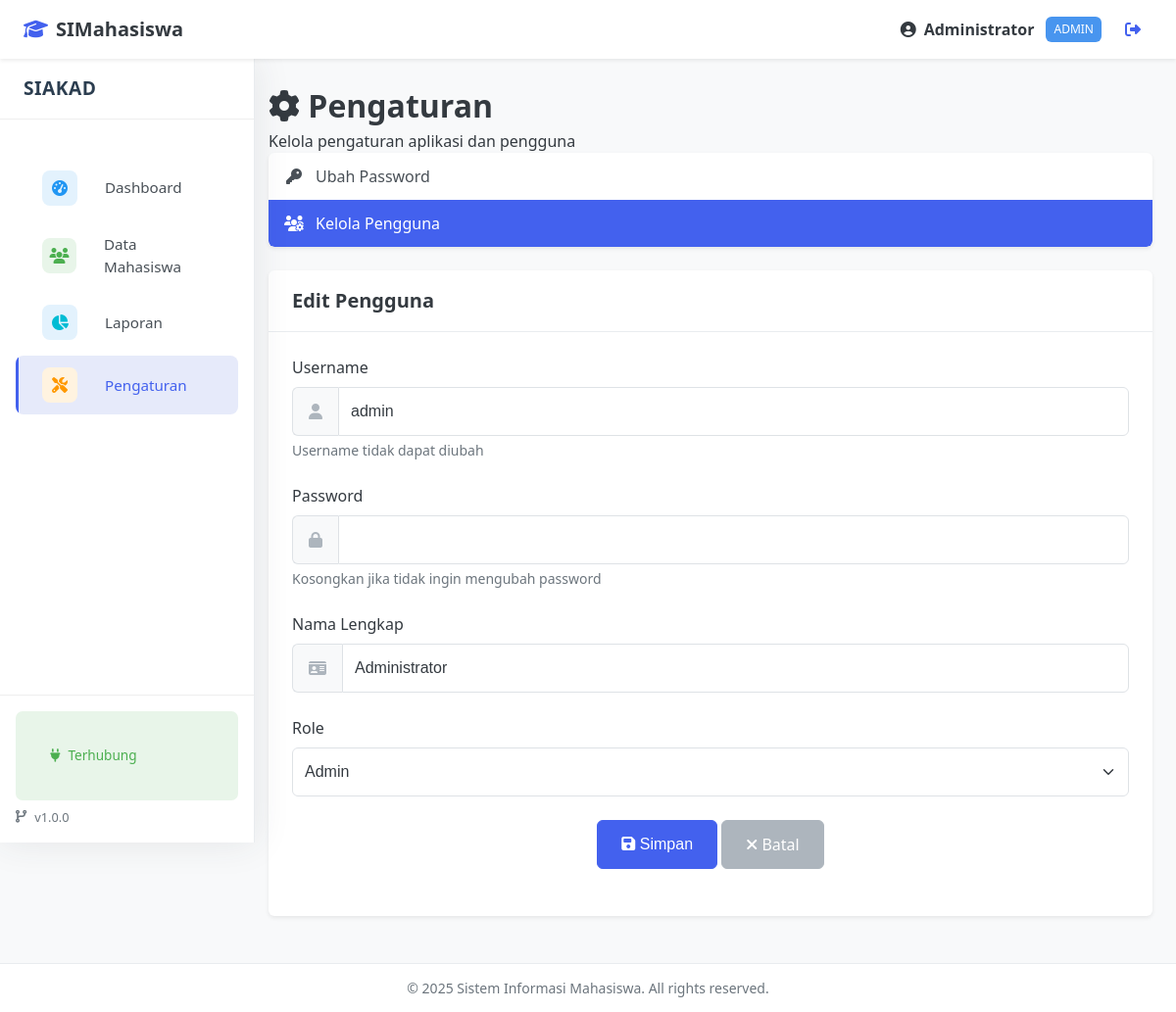
Screenshot of /settings.php?action=edit_user&id=1 (signed in) with the database file from the repository.
### tables this page shows
CREATE TABLE IF NOT EXISTS users (
    id INT AUTO_INCREMENT PRIMARY KEY,
    username VARCHAR(50) NOT NULL UNIQUE,
    password VARCHAR(255) NOT NULL,
    name VARCHAR(100) NOT NULL,
    role ENUM('admin', 'staff') NOT NULL,
    created_at TIMESTAMP DEFAULT CURRENT_TIMESTAMP,
    updated_at TIMESTAMP DEFAULT CURRENT_TIMESTAMP ON UPDATE CURRENT_TIMESTAMP
);

### html/includes/db_connect.php (called while the page is built, shortened)
<?php
$host = 'db';
$dbname = 'mahasiswa_db';
$username = 'dbuser';
$password = 'dbpassword';
try {
    $pdo = new PDO(
        "mysql:host=$host;dbname=$dbname;charset=utf8mb4",
        $username,
        $password,
        [
            PDO::ATTR_ERRMODE => PDO::ERRMODE_EXCEPTION,
            PDO::ATTR_DEFAULT_FETCH_MODE => PDO::FETCH_ASSOC,
            PDO::ATTR_EMULATE_PREPARES => false
        ]
    );
} catch (PDOException $e) {
    error_log("Database Connection Error: " . $e->getMessage());
    $_SESSION['db_connected'] = false;
    $_SESSION['db_error'] = $e->getMessage();
}
function executeQuerySingle($sql, $params = [])
{
    global $pdo;
    try {
        $stmt = $pdo->prepare($sql);
        $stmt->execute($params);
        return $stmt->fetch();
    } catch (PDOException $e) {
        error_log("Query Error: " . $e->getMessage());
        return false;
    }
}

### html/includes/functions.php (called while the page is built, shortened)
<?php
function escapeHTML($text)
{
    return htmlspecialchars($text, ENT_QUOTES, 'UTF-8');
}

### html/settings.php (the view, shortened to what this page needs)
<?php
require_once 'includes/db_connect.php';
require_once 'includes/functions.php';
$action = $_GET['action'] ?? 'general';
$userId = $_GET['id'] ?? null;
$user = null;
if ($action === 'users') {
    $query = "SELECT * FROM users ORDER BY username ASC";
    $userList = executeQuery($query);
} elseif (($action === 'edit_user' || $action === 'delete_user') && $userId) {
    $query = "SELECT * FROM users WHERE id = :id";
    $user = executeQuerySingle($query, ['id' => $userId]);
}
include 'partials/header.php';
?>
<div class="page-heading d-flex justify-content-between align-items-center">
    <div>
        <h1><i class="fas fa-cog"></i> Pengaturan</h1>
        <p>Kelola pengaturan aplikasi dan pengguna</p>
    </div>
</div>
<div class="row">
    <div class="col-md-3">
        <div class="card settings-nav">
            <div class="list-group">
                <a href="settings.php?action=password"
                    class="list-group-item <?php echo $action === 'password' ? 'active' : ''; ?>">
                    <i class="fas fa-key"></i> Ubah Password
                </a>
                <a href="settings.php?action=users"
                    class="list-group-item <?php echo in_array($action, ['users', 'add_user', 'edit_user']) ? 'active' : ''; ?>">
                    <i class="fas fa-users-cog"></i> Kelola Pengguna
                </a>
            </div>
        </div>
    </div>
    <div class="col-md-9">
        <?php if ($action === 'password'): ?>
            <div class="card">
                <div class="card-header">
                    <h2 class="card-title">Ubah Password</h2>
                </div>
                <div class="card-body">
                    <form method="POST" action="settings.php?action=password">
                        <input type="hidden" name="csrf_token" value="<?php echo generateCSRFToken(); ?>">
                        <div class="form-group">
                            <label for="current_password" class="form-label">Password Saat Ini</label>
                            <div class="input-group">
                                <span class="input-icon"><i class="fas fa-lock"></i></span>
                                <input type="password" id="current_password" name="current_password" class="form-control"
                                    required>
                            </div>
                        </div>
                        <div class="form-group">
                            <label for="new_password" class="form-label">Password Baru</label>
                            <div class="input-group">
                                <span class="input-icon"><i class="fas fa-lock"></i></span>
                                <input type="password" id="new_password" name="new_password" class="form-control" required
                                    minlength="6">
                            </div>
                            <div class="form-text">Password minimal 6 karakter</div>
                        </div>
                        <div class="form-group">
                            <label for="confirm_password" class="form-label">Konfirmasi Password Baru</label>
                            <div class="input-group">
                                <span class="input-icon"><i class="fas fa-lock"></i></span>
                                <input type="password" id="confirm_password" name="confirm_password" class="form-control"
                                    required minlength="6">
                            </div>
                        </div>
                        <div class="form-group text-center">
                            <button type="submit" class="btn btn-primary">
                                <i class="fas fa-save"></i> Simpan
                            </button>
                        </div>
                    </form>
                </div>
            </div>
        <?php elseif ($action === 'edit_user' && $user): ?>
            <div class="card">
                <div class="card-header">
                    <h2 class="card-title">Edit Pengguna</h2>
                </div>
                <div class="card-body">
                    <form method="POST" action="settings.php?action=edit_user&id=<?php echo $user['id']; ?>">
                        <div class="form-group">
                            <label for="username" class="form-label">Username</label>
                            <div class="input-group">
                                <span class="input-icon"><i class="fas fa-user"></i></span>
                                <input type="text" id="username" class="form-control"
                                    value="<?php echo escapeHTML($user['username']); ?>" readonly disabled>
                            </div>
                            <div class="form-text">Username tidak dapat diubah</div>
                        </div>
                        <div class="form-group">
                            <label for="password" class="form-label">Password</label>
                            <div class="input-group">
                                <span class="input-icon"><i class="fas fa-lock"></i></span>
                                <input type="password" id="password" name="password" class="form-control" minlength="6">
                            </div>
                            <div class="form-text">Kosongkan jika tidak ingin mengubah password</div>
                        </div>
                        <div class="form-group">
                            <label for="name" class="form-label">Nama Lengkap</label>
                            <div class="input-group">
                                <span class="input-icon"><i class="fas fa-id-card"></i></span>
                                <input type="text" id="name" name="name" class="form-control" required
                                    value="<?php echo escapeHTML($user['name']); ?>">
                            </div>
                        </div>
                        <div class="form-group">
                            <label for="role" class="form-label">Role</label>
                            <select id="role" name="role" class="form-select" required>
                                <option value="admin" <?php echo $user['role'] === 'admin' ? 'selected' : ''; ?>>Admin
                                </option>
                            </select>
                        </div>
                        <div class="form-group text-center">
                            <button type="submit" class="btn btn-primary">
                                <i class="fas fa-save"></i> Simpan
                            </button>
                            <a href="settings.php?action=users" class="btn btn-secondary">
                                <i class="fas fa-times"></i> Batal
                            </a>
                        </div>
                    </form>
                </div>
            </div>
        <?php endif; ?>
    </div>
</div>
<?php
include 'partials/footer.php';
?>

### html/css/style.css (style rules this page uses)
:root { --primary: #4361ee; --primary-light: #4895ef; --primary-dark: #3f37c9; --secondary: #4cc9f0; --success: #2ec4b6; --info: #3a86ff; --warning: #ff9f1c; --danger: #ef476f; --light: #f8f9fa; --dark: #212529; --gray-100: #f8f9fa; --gray-200: #e9ecef; --gray-300: #dee2e6; --gray-400: #ced4da; --gray-500: #adb5bd; --gray-600: #6c757d; --gray-700: #495057; --gray-800: #343a40; --gray-900: #212529; --border-radius: 0.375rem; --box-shadow: 0 0.125rem 0.25rem rgba(0, 0, 0, 0.075); --box-shadow-md: 0 0.5rem 1rem rgba(0, 0, 0, 0.15); --box-shadow-lg: 0 1rem 3rem rgba(0, 0, 0, 0.175); --transition: all 0.2s ease-in-out; --header-height: 60px; --sidebar-width: 250px; --footer-height: 50px; }
*, *::before, *::after { box-sizing: border-box; margin: 0; padding: 0; }
html { font-size: 16px; height: 100%; }
body { font-family: "Segoe UI", Tahoma, Geneva, Verdana, sans-serif; font-size: 1rem; line-height: 1.5; color: var(--gray-800); background-color: var(--gray-100); min-height: 100%; display: flex; flex-direction: column; }
a { color: var(--primary); text-decoration: none; transition: var(--transition); }
.card { background-color: white; border-radius: var(--border-radius); box-shadow: var(--box-shadow); margin-bottom: 1.5rem; overflow: hidden; }
.card-header { padding: 1rem 1.5rem; border-bottom: 1px solid var(--gray-200); display: flex; align-items: center; justify-content: space-between; }
.card-title { margin: 0; font-size: 1.25rem; font-weight: 600; }
.card-body { padding: 1.5rem; }
.form-group { margin-bottom: 1.5rem; }
.form-label { display: block; margin-bottom: 0.5rem; font-weight: 500; }
.form-control { display: block; width: 100%; padding: 0.75rem; font-size: 1rem; line-height: 1.5; color: var(--gray-800); background-color: white; border: 1px solid var(--gray-300); border-radius: var(--border-radius); transition: var(--transition); }
.input-group { position: relative; display: flex; flex-wrap: wrap; align-items: stretch; width: 100%; }
.input-icon { display: flex; align-items: center; padding: 0.75rem 1rem; font-size: 1rem; color: var(--gray-500); background-color: var(--gray-100); border: 1px solid var(--gray-300); border-right: none; border-radius: var(--border-radius) 0 0 var(--border-radius); }
.input-group .form-control { border-top-left-radius: 0; border-bottom-left-radius: 0; flex: 1; }
.form-select { display: block; width: 100%; padding: 0.75rem; font-size: 1rem; line-height: 1.5; color: var(--gray-800); background-color: white; border: 1px solid var(--gray-300); border-radius: var(--border-radius); appearance: none; background-repeat: no-repeat; background-position: right 0.75rem center; background-size: 16px 12px; transition: var(--transition); }
.form-text { display: block; margin-top: 0.25rem; font-size: 0.875rem; color: var(--gray-600); }
.btn { display: inline-block; font-weight: 500; text-align: center; white-space: nowrap; vertical-align: middle; user-select: none; border: 1px solid transparent; padding: 0.75rem 1.5rem; font-size: 1rem; line-height: 1.5; border-radius: var(--border-radius); transition: var(--transition); cursor: pointer; }
.btn-primary { background-color: var(--primary); border-color: var(--primary); color: white; }
.btn-secondary { background-color: var(--gray-500); border-color: var(--gray-500); color: white; }
.text-center { text-align: center !important; }
.d-flex { display: flex !important; }
.justify-content-between { justify-content: space-between !important; }
.align-items-center { align-items: center !important; }

### html/settings.php (style rules this page uses)
.settings-nav .list-group-item { display: flex; align-items: center; gap: 0.75rem; padding: 0.75rem 1rem; border: none; border-radius: 0; margin-bottom: 0; color: var(--gray-700); transition: var(--transition); }
.settings-nav .list-group-item:first-child { border-top-right-radius: var(--border-radius); border-top-left-radius: var(--border-radius); }
.settings-nav .list-group-item:last-child { border-bottom-right-radius: var(--border-radius); border-bottom-left-radius: var(--border-radius); }
.settings-nav .list-group-item.active { background-color: var(--primary); color: white; }
.settings-nav .list-group-item i { width: 1.25rem; text-align: center; }
.form-text { font-size: 0.875rem; color: var(--gray-600); margin-top: 0.25rem; }

### rows the page displays
users: username "admin", name "Administrator", role "Admin"

### other values shown
escapeHTML($userName) "Administrator"
escapeHTML($userRole) "ADMIN"
